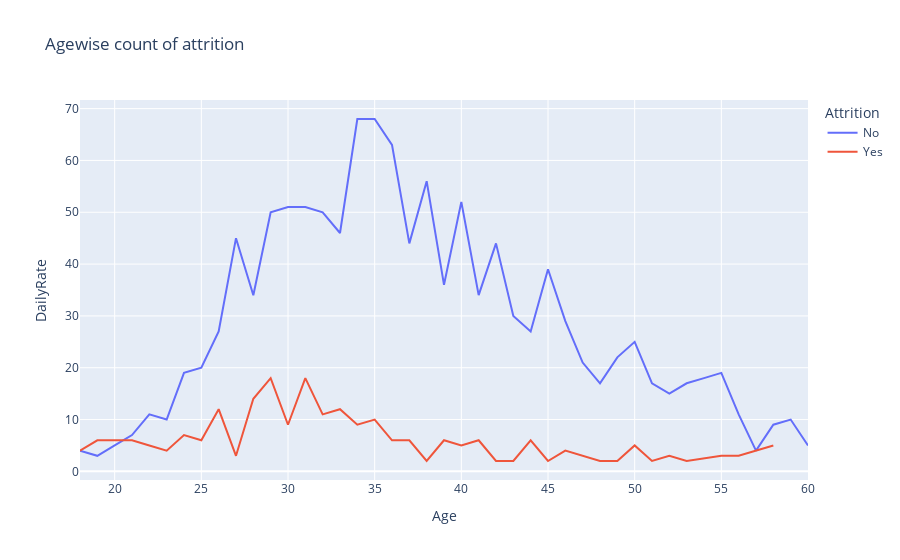

Write notebook code for a chart like this one.
### Markdown cell above
# How attrition depends on age?

### Code cell
age_attrition=data.groupby(['Age','Attrition']).count()['DailyRate'].reset_index()
px.line(age_attrition,x='Age',y='DailyRate',color='Attrition',title='Agewise count of attrition')

### Figure 1 — Plotly figure (JSON) as saved in the notebook; plotly's stock layout.template omitted (floating-point values rounded to 4 significant figures)
{"data": [{"hovertemplate": "Attrition=No<br>Age=%{x}<br>DailyRate=%{y}<extra></extra>", "legendgroup": "No", "line": {"color": "#636efa", "dash": "solid"}, "marker": {"symbol": "circle"}, "mode": "lines", "name": "No", "orientation": "v", "showlegend": true, "type": "scatter", "x": [18, 19, 20, 21, 22, 23, 24, 25, 26, 27, 28, 29, 30, 31, 32, 33, 34, 35, 36, 37, 38, 39, 40, 41, 42, 43, 44, 45, 46, 47, 48, 49, 50, 51, 52, 53, 54, 55, 56, 57, 58, 59, 60], "xaxis": "x", "y": [4, 3, 5, 7, 11, 10, 19, 20, 27, 45, 34, 50, 51, 51, 50, 46, 68, 68, 63, 44, 56, 36, 52, 34, 44, 30, 27, 39, 29, 21, 17, 22, 25, 17, 15, 17, 18, 19, 11, 4, 9, 10, 5], "yaxis": "y"}, {"hovertemplate": "Attrition=Yes<br>Age=%{x}<br>DailyRate=%{y}<extra></extra>", "legendgroup": "Yes", "line": {"color": "#EF553B", "dash": "solid"}, "marker": {"symbol": "circle"}, "mode": "lines", "name": "Yes", "orientation": "v", "showlegend": true, "type": "scatter", "x": [18, 19, 20, 21, 22, 23, 24, 25, 26, 27, 28, 29, 30, 31, 32, 33, 34, 35, 36, 37, 38, 39, 40, 41, 42, 43, 44, 45, 46, 47, 48, 49, 50, 51, 52, 53, 55, 56, 58], "xaxis": "x", "y": [4, 6, 6, 6, 5, 4, 7, 6, 12, 3, 14, 18, 9, 18, 11, 12, 9, 10, 6, 6, 2, 6, 5, 6, 2, 2, 6, 2, 4, 3, 2, 2, 5, 2, 3, 2, 3, 3, 5], "yaxis": "y"}], "layout": {"legend": {"title": {"text": "Attrition"}, "tracegroupgap": 0}, "title": {"text": "Agewise count of attrition"}, "xaxis": {"anchor": "y", "domain": [0, 1], "title": {"text": "Age"}}, "yaxis": {"anchor": "x", "domain": [0, 1], "title": {"text": "DailyRate"}}}}
